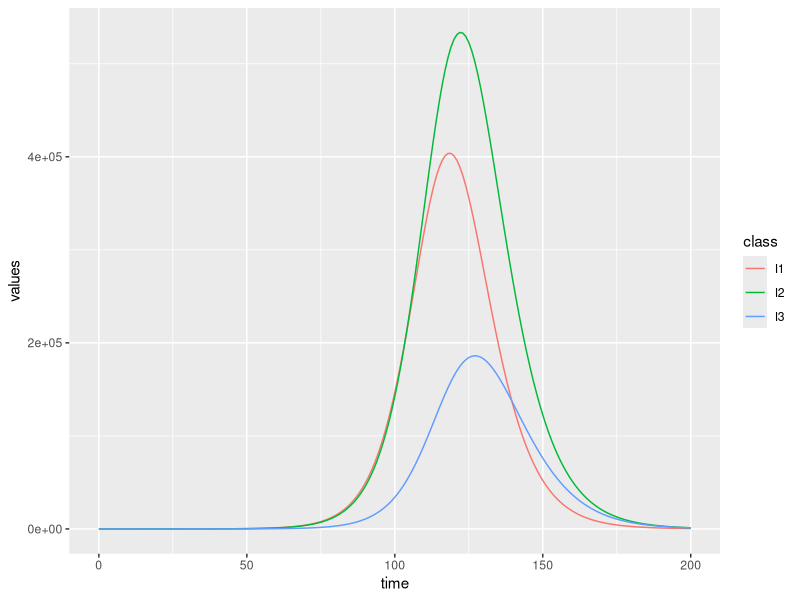

Write R code to recreate this figure.
#This script contains an age-structure model with heterogeneous mixing
library(deSolve)
library(tidyverse)

##############################
#Read in pcms - I'll deliver these in better formats

c_in <- read_csv("Data/all_pcms.csv") 

C <- add_column(c_in,age=rep(names(c_in)[1:3],length.out=nrow(c_in))) %>%
  group_by(age) %>%
  summarize_at(vars(1:3),sum) %>%
  select(-1) %>%
  as.matrix()


#############################


seir_age <- function(t, x, vparameters){
  ncompartment = 4
  nage = length(x)/ncompartment
  S    = as.matrix(x[1:nage])
  E    = as.matrix(x[(nage+1):(2*nage)])
  I    = as.matrix(x[(2*nage+1):(3*nage)])
  R    = as.matrix(x[(3*nage+1):(4*nage)])
  
  I[I<0] = 0
  with(as.list(vparameters),{
    # note that because S, I and R are all vectors of length nage, so will N,
    # and dS, dI, and dR
    N = S+E+I+R
    dS = -beta * S * C %*% I/N
    dE = beta * S * C %*% I/N - E/alpha
    dI = E/alpha - gamma*I
    dR = gamma*I
    # remember that you have to have the output in the same order as the model
    # compartments are at the beginning of the function
    out=c(dS,dE,dI,dR)
    list(out)
  })
}

npop = 10000000
f = c(0.3,0.45,0.25) # two age classes, with 25% kids, and 75% adults
N =  npop*f      # number in each age class

nage = length(f)
I_0    = rep(1,nage) # put one infected person each in the kid and adult classes
S_0    = N-I_0
E_0    = rep(0,nage)
R_0    = rep(0,nage)

gamma = 1/5        # recovery period of influenza in days^{-1}
R0    = 2.68        # R0 of covid
alpha = 5.1 ## incubation period





lcalculate_transmission_probability = 1 # if this is 1, then calculate the transmission probability from R0

if (lcalculate_transmission_probability==1){
  eig = eigen(C)
  # reverse engineer beta from the R0 and gamma 
  beta = R0*gamma/max(Re(eig$values))  
  beta = beta
}else{
  beta = c(0.05)
}
vparameters = c(gamma=gamma,beta=beta,C=C)
inits = c(S=S_0,E=E_0,I=I_0,R=R_0)

##################################################################################
# let's determine the values of S,I and R at times in vt
##################################################################################
vt = seq(0,200,1)  
mymodel_results = as_tibble(lsoda(inits, vt, seir_age, vparameters))


mymodel_results %>%
  mutate_all(as.numeric) %>%
  select(time,contains("I")) %>%
  pivot_longer(-time,names_to = "class",values_to = "values") %>%
  ggplot(aes(x=time,y=values,color=class)) +
  geom_line()
